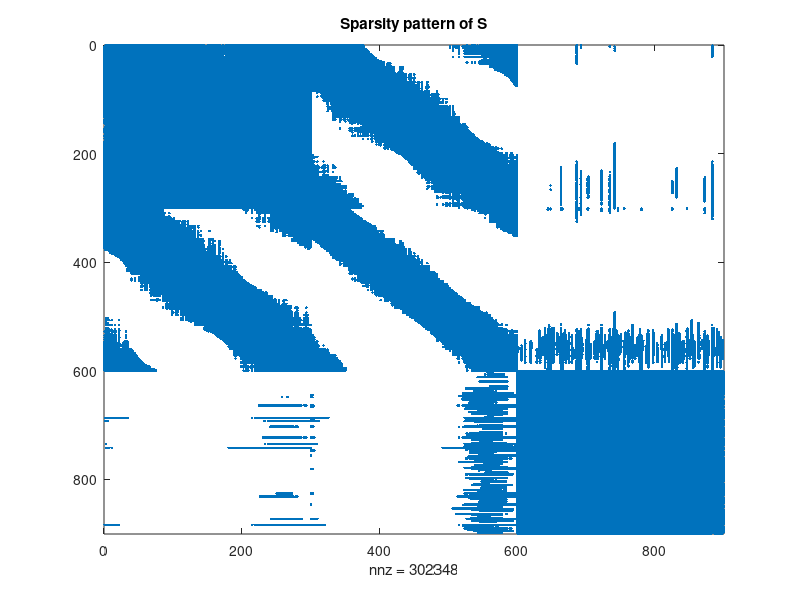

The MATLAB script that drew this image: (Note: this script raises an error after producing the figure.)
% Initialization
clear; close all; clc;
format long;
load('X.mat');
sigma = 1; tol = 1e-8;
similarity = @(x, y) exp(-norm(x-y, 2).^2 ./ sigma.^2);

for K = [13, 40]
    disp(['############ K = ', num2str(K), ' #############']);
    % Generating similarity matrix between points
    [n, ~] = size(X);
    S1 = zeros(n, n);
    for i=1:(n-1)
        p1 = X(i, :);
        for j=(i+1):n
            p2 = X(j, :);
            s = similarity(p1, p2);
            if s > tol
                S1(i,j) = s;
                S1(j,i) = s;
            end
        end
    end
    figure();
    spy(S1);
    title('Sparsity pattern of S');
    S2 = S1;
    % Generating similarity graph with k-nearest neighbourhood graph
    for i = 1:n
        [~, kmax_pos] = maxk(S1(i, :), K);
        S1(i, setdiff(1:n, kmax_pos)) = 0;
    end
    for j = 1:n
        [~, kmax_pos] = maxk(S2(:, j), K);
        S2(setdiff(1:n, kmax_pos), j) = 0;
    end
    max_nz = nnz(S1) + nnz(S2);
    column_indices = zeros(max_nz, 1);
    row_indices = zeros(max_nz, 1);
    values = zeros(max_nz, 1);
    nz = 0;
    for i=1:n
        for j=1:n
            if S1(i,j) > tol && S2(i,j) <= tol
                nz = nz + 1;
                column_indices(nz) = j;
                row_indices(nz) = i;
                values(nz) = S1(i,j);
            elseif S1(i,j) <= tol && S2(i,j) > tol
                nz = nz + 1;
                column_indices(nz) = j;
                row_indices(nz) = i;
                values(nz) = S2(i,j);
            elseif S1(i,j) > tol && S2(i,j) > tol
                if S1(i,j) - S2(i,j) > tol % should be equals
                    warning("Something went wrong...");
                end
                nz = nz + 1;
                column_indices(nz) = j;
                row_indices(nz) = i;
                values(nz) = S1(i,j);
            end
        end
    end
    column_indices = column_indices(1:nz);
    row_indices = row_indices(1:nz);
    values = values(1:nz);
    W = sparse(row_indices, column_indices, values, n, n);
    
    figure();
    spy(W);
    title({'Sparsity pattern of W', ['K=', num2str(K)]});
    
    figure();
    plot(graph(W), '-.dr', 'NodeLabel', {});
    title({'Similarity graph', ['K=', num2str(K)]});
    
    % Computing the normalized symmetric Laplacian
    degrees = full(sum(W, 2));
    D = spdiags(degrees, 0, n, n);

    M = 5;
    
    D_tmp = sqrt(inv(D));
    B = D_tmp * W * D_tmp;
    L_sym = speye(n) - B;
    
    % Computing eigenvalues and eigenvectors with eigs function
    tic;
    [U_orig, lambda_orig] = eigs(L_sym, M, 'smallestabs');
    elapsed = toc;
    fprintf('Elapsed time with eigs: %.2f sec\n', elapsed)
    lambda_orig = diag(lambda_orig);
    
    % Computing eigenvalues and eigenvectors with power method and deflation
    mu = max(full(sum(B, 2)));
    B_mod = B + mu .* speye(n);
    tic;
    [lambda, U, iter] = power_deflation_rec(B_mod, M);
    elapsed = toc;
    fprintf('Elapsed time with power_deflation_rec: %.2f sec\n', elapsed)
    lambda = 1-lambda+mu;
    rel_err_eigs = norm(lambda - lambda_orig, 2);
    fprintf('Error in the computation of eigenvalues: %e\n', rel_err_eigs);
    
    figure();
    bar(1:M, iter);
    title({'Number of iterations in power method', ['K=', num2str(K)]});
    xlabel('Eigenvalue');
    ylabel('Number of iterations performed');
    
    switch K
        case 13
            EIGENGAP = 3;
        case 40
            EIGENGAP = 2;
        otherwise
            warning('Eigengap not computed for this value of K, setting to 3');
            EIGENGAP = 3;
    end
    
    U = U(:, 1:EIGENGAP);

    % normalizing eigenvectors
    for j=1:EIGENGAP
        U(:,j) = U(:,j) ./ norm(U(:,j));
    end
    
    % Computating matrix U containing first m eigenvectors 
    % and normalizing its rows
    for i=1:n
        U(i,:) = U(i,:) ./ norm(U(i,:));
    end
    
    % Applying K-means for spectral clustering
    for N_CLUSTERS = [2, 3]
        rng(42); % setting random state for kmeans reproducibility
        idx = kmeans(U, N_CLUSTERS);
        figure();
        gscatter(X(:,1), X(:,2), idx);
        title({'Kmeans result on spectral clustering', ...
            ['K=', num2str(K)], ['N\_CLUSTERS=', num2str(N_CLUSTERS)], ...
            'Eigenvectors computed with power method and deflation'});
        
        % Using spectral cluster of MATLAB.
        rng(42); % setting random state for kmeans reproducibility
        [idx, V, D] = spectralcluster(X, N_CLUSTERS);
        figure();
        gscatter(X(:,1), X(:,2), idx);
        title({'Kmeans result on spectral clustering [MATLAB]', ...
            ['N\_CLUSTERS=', num2str(N_CLUSTERS)]});
        
        % comparing eigenvalues computed by the function 
        % spectralcluster to those of our function
        figure();
        scatter(1:M, lambda_orig, 200, 'd', 'MarkerEdgeColor', 'black', ...
            'LineWidth', 2);
        hold on;
        scatter(1:length(D), D, 100, 'o', 'MarkerEdgeColor', 'red', ...
            'LineWidth', 2.5);
        scatter(1:M, lambda, 50, 'x', 'MarkerEdgeColor', 'blue', ...
            'LineWidth', 2);
        hold off;
        title({'Minimum eigenvalues of L\_sym', [' K=', num2str(K)], ...
            [' N\_CLUSTERS=', num2str(N_CLUSTERS)]});
        legend('Computed with eigs function', ...
            'Computed with spectralcluster function', ...
            'Computed with power method with deflation', ...
             'Location', 'northwest');
        
        % Applying K-means on original points
        rng(42); % setting random state for kmeans reproducibility
        idx = kmeans(X, N_CLUSTERS);
        figure();
        gscatter(X(:,1), X(:,2), idx);
        title({'Kmeans result on original points', ...
            ['N\_CLUSTERS=', num2str(N_CLUSTERS)]});
    end
end
